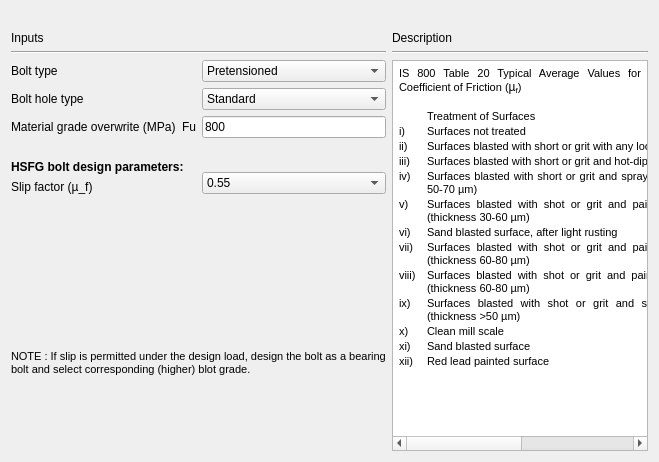
     <widget class="QWidget" name="tab_Bolt">
      <attribute name="title">
       <string>Bolt</string>
      </attribute>
      <layout class="QGridLayout" name="gridLayout_22">
       <item row="0" column="2">
        <widget class="QLabel" name="label_9">
         <property name="text">
          <string/>
         </property>
        </widget>
       </item>
       <item row="1" column="0" rowspan="2">
        <layout class="QGridLayout" name="gridLayout_21">
         <item row="0" column="0">
          <layout class="QGridLayout" name="gridLayout_16">
           <item row="1" column="0">
            <layout class="QGridLayout" name="gridLayout_14">
             <item row="0" column="0" colspan="2">
              <layout class="QGridLayout" name="gridLayout_9">
               <item row="0" column="0">
                <widget class="QLabel" name="label">
                 <property name="font">
                  <font>
                   <family>Arial</family>
                  </font>
                 </property>
                 <property name="text">
                  <string>Bolt type</string>
                 </property>
                </widget>
               </item>
               <item row="0" column="1" rowspan="3">
                <layout class="QGridLayout" name="gridLayout">
                 <item row="1" column="1">
                  <widget class="QComboBox" name="combo_boltHoleType">
                   <property name="font">
                    <font>
                     <family>Arial</family>
                    </font>
                   </property>
                   <property name="focusPolicy">
                    <enum>Qt::TabFocus</enum>
                   </property>
                   <item>
                    <property name="text">
                     <string>Standard</string>
                    </property>
                   </item>
                   <item>
                    <property name="text">
                     <string>Over-sized</string>
                    </property>
                   </item>
                  </widget>
                 </item>
                 <item row="2" column="0">
                  <widget class="QLabel" name="label_8">
                   <property name="text">
                    <string>Fu</string>
                   </property>
                  </widget>
                 </item>
                 <item row="2" column="1">
                  <widget class="QLineEdit" name="txt_boltFu">
                   <property name="font">
                    <font>
                     <family>Arial</family>
                    </font>
                   </property>
                   <property name="text">
                    <string>800</string>
                   </property>
                   <property name="alignment">
                    <set>Qt::AlignLeading|Qt::AlignLeft|Qt::AlignVCenter</set>
                   </property>
                   <property name="readOnly">
                    <bool>false</bool>
                   </property>
                  </widget>
                 </item>
                 <item row="0" column="1">
                  <widget class="QComboBox" name="comboBox">
                   <property name="font">
                    <font>
                     <family>Arial</family>
                    </font>
                   </property>
                   <item>
                    <property name="text">
                     <string>Pretensioned</string>
                    </property>
                   </item>
                   <item>
                    <property name="text">
                     <string>Non-pretensioned</string>
                    </property>
                   </item>
                  </widget>
                 </item>
                </layout>
               </item>
               <item row="2" column="0">
                <widget class="QLabel" name="label_4">
                 <property name="font">
                  <font>
                   <family>Arial</family>
                  </font>
                 </property>
                 <property name="text">
                  <string>Material grade overwrite (MPa)</string>
                 </property>
                </widget>
               </item>
               <item row="1" column="0">
                <widget class="QLabel" name="label_2">
                 <property name="font">
                  <font>
                   <family>Arial</family>
                  </font>
                 </property>
                 <property name="text">
                  <string>Bolt hole type</string>
                 </property>
                </widget>
               </item>
              </layout>
             </item>
             <item row="1" column="0">
              <layout class="QGridLayout" name="gridLayout_12">
               <item row="0" column="0">
                <spacer name="verticalSpacer_6">
                 <property name="orientation">
                  <enum>Qt::Vertical</enum>
                 </property>
                 <property name="sizeHint" stdset="0">
                  <size>
                   <width>168</width>
                   <height>13</height>
                  </size>
                 </property>
                </spacer>
               </item>
               <item row="1" column="0">
                <widget class="QLabel" name="label_7">
                 <property name="font">
                  <font>
                   <family>Arial</family>
                   <weight>75</weight>
                   <bold>true</bold>
                  </font>
                 </property>
                 <property name="text">
                  <string>HSFG bolt design parameters:</string>
                 </property>
                </widget>
               </item>
               <item row="2" column="0">
                <widget class="QLabel" name="label_15">
                 <property name="font">
                  <font>
                   <family>Arial</family>
                  </font>
                 </property>
                 <property name="text">
                  <string>Slip factor (µ_f)</string>
                 </property>
                </widget>
               </item>
              </layout>
             </item>
             <item row="1" column="1">
              <layout class="QGridLayout" name="gridLayout_11">
               <item row="0" column="0">
                <spacer name="verticalSpacer_5">
                 <property name="orientation">
                  <enum>Qt::Vertical</enum>
                 </property>
                 <property name="sizeHint" stdset="0">
                  <size>
                   <width>128</width>
                   <height>28</height>
                  </size>
                 </property>
                </spacer>
               </item>
               <item row="1" column="0">
                <widget class="QComboBox" name="combo_slipfactor">
                 <property name="minimumSize">
                  <size>
                   <width>0</width>
                   <height>0</height>
                  </size>
                 </property>
                 <property name="maximumSize">
                  <size>
                   <width>200</width>
                   <height>16777215</height>
                  </size>
                 </property>
                 <property name="font">
                  <font>
                   <family>Arial</family>
                  </font>
                 </property>
                 <property name="currentIndex">
                  <number>8</number>
                 </property>
                 <item>
                  <property name="text">
                   <string>0.2</string>
                  </property>
                 </item>
                 <item>
                  <property name="text">
                   <string>0.5</string>
                  </property>
                 </item>
                 <item>
                  <property name="text">
                   <string>0.1</string>
                  </property>
                 </item>
                 <item>
                  <property name="text">
                   <string>0.25</string>
                  </property>
                 </item>
                 <item>
                  <property name="text">
                   <string>0.3</string>
                  </property>
                 </item>
                 <item>
                  <property name="text">
                   <string>0.33</string>
                  </property>
                 </item>
                 <item>
                  <property name="text">
                   <string>0.48</string>
                  </property>
                 </item>
                 <item>
                  <property name="text">
                   <string>0.52</string>
                  </property>
                 </item>
                 <item>
                  <property name="text">
                   <string>0.55</string>
                  </property>
                 </item>
                </widget>
               </item>
              </layout>
             </item>
            </layout>
           </item>
           <item row="0" column="0">
            <layout class="QGridLayout" name="gridLayout_15">
             <item row="0" column="0">
              <widget class="QLabel" name="label_5">
               <property name="font">
                <font>
                 <family>Arial</family>
                </font>
               </property>
               <property name="text">
                <string>Inputs</string>
               </property>
              </widget>
             </item>
             <item row="1" column="0">
              <widget class="Line" name="line">
               <property name="orientation">
                <enum>Qt::Horizontal</enum>
               </property>
              </widget>
             </item>
            </layout>
           </item>
          </layout>
         </item>
         <item row="1" column="0">
          <spacer name="verticalSpacer">
           <property name="orientation">
            <enum>Qt::Vertical</enum>
           </property>
           <property name="sizeType">
            <enum>QSizePolicy::Fixed</enum>
           </property>
           <property name="sizeHint" stdset="0">
            <size>
             <width>17</width>
             <height>150</height>
            </size>
           </property>
          </spacer>
         </item>
         <item row="2" column="0">
          <layout class="QGridLayout" name="gridLayout_20">
           <item row="0" column="0">
            <widget class="QLabel" name="label_note">
             <property name="font">
              <font>
               <family>Arial</family>
               <pointsize>8</pointsize>
               <weight>50</weight>
               <italic>false</italic>
               <bold>false</bold>
              </font>
             </property>
             <property name="text">
              <string>NOTE : If slip is permitted under the design load, design the bolt as a bearing
bolt and select corresponding (higher) blot grade.</string>
             </property>
            </widget>
           </item>
           <item row="1" column="0">
            <spacer name="verticalSpacer_10">
             <property name="orientation">
              <enum>Qt::Vertical</enum>
             </property>
             <property name="sizeHint" stdset="0">
              <size>
               <width>20</width>
               <height>75</height>
              </size>
             </property>
            </spacer>
           </item>
          </layout>
         </item>
        </layout>
       </item>
       <item row="1" column="1" rowspan="2" colspan="2">
        <layout class="QGridLayout" name="gridLayout_19">
         <item row="0" column="0">
          <layout class="QGridLayout" name="gridLayout_8">
           <item row="0" column="0">
            <widget class="QLabel" name="label_3">
             <property name="font">
              <font>
               <family>Arial</family>
              </font>
             </property>
             <property name="text">
              <string>Description</string>
             </property>
            </widget>
           </item>
           <item row="1" column="0">
            <widget class="Line" name="line_4">
             <property name="orientation">
              <enum>Qt::Horizontal</enum>
             </property>
            </widget>
           </item>
          </layout>
         </item>
         <item row="1" column="0">
          <widget class="QTextBrowser" name="textBrowser">
           <property name="minimumSize">
            <size>
             <width>210</width>
             <height>320</height>
            </size>
           </property>
           <property name="html">
            <string>&lt;!DOCTYPE HTML PUBLIC &quot;-//W3C//DTD HTML 4.0//EN&quot; &quot;http://www.w3.org/TR/REC-html40/strict.dtd&quot;&gt;
&lt;html&gt;&lt;head&gt;&lt;meta name=&quot;qrichtext&quot; content=&quot;1&quot; /&gt;&lt;style type=&quot;text/css&quot;&gt;
p, li { white-space: pre-wrap; }
&lt;/style&gt;&lt;/head&gt;&lt;body style=&quot; font-family:'Arial'; font-size:7.8pt; font-weight:400; font-style:normal;&quot;&gt;
&lt;table border=&quot;0&quot; style=&quot; margin-top:0px; margin-bottom:0px; margin-left:0px; margin-right:0px;&quot; cellspacing=&quot;2&quot; cellpadding=&quot;0&quot;&gt;
&lt;tr&gt;
&lt;td colspan=&quot;3&quot;&gt;
&lt;p align=&quot;justify&quot; style=&quot; margin-top:12px; margin-bottom:12px; margin-left:0px; margin-right:0px; -qt-block-indent:0; text-indent:0px;&quot;&gt;&lt;span style=&quot; font-family:'MS Shell Dlg 2'; font-size:8pt;&quot;&gt;IS 800 Table 20 Typical Average Values for Coefficient of Friction (&lt;/span&gt;&lt;span style=&quot; font-family:'Calibri,sans-serif'; font-size:9pt;&quot;&gt;µ&lt;/span&gt;&lt;span style=&quot; font-family:'Calibri,sans-serif'; font-size:9pt; vertical-align:sub;&quot;&gt;f&lt;/span&gt;&lt;span style=&quot; font-family:'MS Shell Dlg 2'; font-size:8pt;&quot;&gt;)&lt;/span&gt;&lt;/p&gt;&lt;/td&gt;&lt;/tr&gt;&lt;/table&gt;
&lt;p align=&quot;justify&quot; style=&quot;-qt-paragraph-type:empty; margin-top:12px; margin-bottom:12px; margin-left:0px; margin-right:0px; -qt-block-indent:0; text-indent:0px; font-family:'MS Shell Dlg 2'; font-size:8pt;&quot;&gt;&lt;br /&gt;&lt;/p&gt;
&lt;table border=&quot;0&quot; style=&quot; margin-top:0px; margin-bottom:0px; margin-left:0px; margin-right:0px;&quot; cellspacing=&quot;2&quot; cellpadding=&quot;0&quot;&gt;
&lt;tr&gt;
&lt;td width=&quot;26&quot;&gt;&lt;/td&gt;
&lt;td width=&quot;383&quot;&gt;
&lt;p align=&quot;justify&quot; style=&quot; margin-top:12px; margin-bottom:12px; margin-left:0px; margin-right:0px; -qt-block-indent:0; text-indent:0px;&quot;&gt;&lt;span style=&quot; font-family:'MS Shell Dlg 2'; font-size:8pt;&quot;&gt;Treatment of Surfaces&lt;/span&gt;&lt;/p&gt;&lt;/td&gt;
&lt;td width=&quot;78&quot;&gt;
&lt;p align=&quot;justify&quot; style=&quot; margin-top:12px; margin-bottom:12px; margin-left:0px; margin-right:0px; -qt-block-indent:0; text-indent:0px;&quot;&gt;&lt;span style=&quot; font-family:'MS Shell Dlg 2'; font-size:8pt;&quot;&gt;  µ_f&lt;/span&gt;&lt;/p&gt;&lt;/td&gt;&lt;/tr&gt;
&lt;tr&gt;
&lt;td&gt;
&lt;p align=&quot;justify&quot; style=&quot; margin-top:12px; margin-bottom:12px; margin-left:0px; margin-right:0px; -qt-block-indent:0; text-indent:0px;&quot;&gt;&lt;span style=&quot; font-family:'MS Shell Dlg 2'; font-size:8pt;&quot;&gt;i)&lt;/span&gt;&lt;/p&gt;&lt;/td&gt;
&lt;td&gt;
&lt;p align=&quot;justify&quot; style=&quot; margin-top:12px; margin-bottom:12px; margin-left:0px; margin-right:0px; -qt-block-indent:0; text-indent:0px;&quot;&gt;&lt;span style=&quot; font-family:'MS Shell Dlg 2'; font-size:8pt;&quot;&gt;Surfaces not treated&lt;/span&gt;&lt;/p&gt;&lt;/td&gt;
&lt;td&gt;
&lt;p align=&quot;justify&quot; style=&quot; margin-top:12px; margin-bottom:12px; margin-left:0px; margin-right:0px; -qt-block-indent:0; text-indent:0px;&quot;&gt;&lt;span style=&quot; font-family:'MS Shell Dlg 2'; font-size:8pt;&quot;&gt;  0.2&lt;/span&gt;&lt;/p&gt;&lt;/td&gt;&lt;/tr&gt;
&lt;tr&gt;
&lt;td&gt;
&lt;p align=&quot;justify&quot; style=&quot; margin-top:12px; margin-bottom:12px; margin-left:0px; margin-right:0px; -qt-block-indent:0; text-indent:0px;&quot;&gt;&lt;span style=&quot; font-family:'MS Shell Dlg 2'; font-size:8pt;&quot;&gt;ii)&lt;/span&gt;&lt;/p&gt;&lt;/td&gt;
&lt;td&gt;
&lt;p align=&quot;justify&quot; style=&quot; margin-top:12px; margin-bottom:12px; margin-left:0px; margin-right:0px; -qt-block-indent:0; text-indent:0px;&quot;&gt;&lt;span style=&quot; font-family:'MS Shell Dlg 2'; font-size:8pt;&quot;&gt;Surfaces blasted with short or grit with any loose rust removed, no pitting&lt;/span&gt;&lt;/p&gt;&lt;/td&gt;
&lt;td&gt;
&lt;p align=&quot;justify&quot; style=&quot; margin-top:12px; margin-bottom:12px; margin-left:0px; margin-right:0px; -qt-block-indent:0; text-indent:0px;&quot;&gt;&lt;span style=&quot; font-family:'MS Shell Dlg 2'; font-size:8pt;&quot;&gt;  0.5&lt;/span&gt;&lt;/p&gt;&lt;/td&gt;&lt;/tr&gt;
&lt;tr&gt;
&lt;td&gt;
&lt;p align=&quot;justify&quot; style=&quot; margin-top:12px; margin-bottom:12px; margin-left:0px; margin-right:0px; -qt-block-indent:0; text-indent:0px;&quot;&gt;&lt;span style=&quot; font-family:'MS Shell Dlg 2'; font-size:8pt;&quot;&gt;iii)&lt;/span&gt;&lt;/p&gt;&lt;/td&gt;
&lt;td&gt;
&lt;p align=&quot;justify&quot; style=&quot; margin-top:12px; margin-bottom:12px; margin-left:0px; margin-right:0px; -qt-block-indent:0; text-indent:0px;&quot;&gt;&lt;span style=&quot; font-family:'MS Shell Dlg 2'; font-size:8pt;&quot;&gt;Surfaces blasted with short or grit and hot-dip galvanized&lt;/span&gt;&lt;/p&gt;&lt;/td&gt;
&lt;td&gt;
&lt;p align=&quot;justify&quot; style=&quot; margin-top:12px; margin-bottom:12px; margin-left:0px; margin-right:0px; -qt-block-indent:0; text-indent:0px;&quot;&gt;&lt;span style=&quot; font-family:'MS Shell Dlg 2'; font-size:8pt;&quot;&gt;  0.1&lt;/span&gt;&lt;/p&gt;&lt;/td&gt;&lt;/tr&gt;
&lt;tr&gt;
&lt;td&gt;
&lt;p align=&quot;justify&quot; style=&quot; margin-top:12px; margin-bottom:12px; margin-left:0px; margin-right:0px; -qt-block-indent:0; text-indent:0px;&quot;&gt;&lt;span style=&quot; font-family:'MS Shell Dlg 2'; font-size:8pt;&quot;&gt;iv)&lt;/span&gt;&lt;/p&gt;&lt;/td&gt;
&lt;td&gt;
&lt;p align=&quot;justify&quot; style=&quot; margin-top:12px; margin-bottom:12px; margin-left:0px; margin-right:0px; -qt-block-indent:0; text-indent:0px;&quot;&gt;&lt;span style=&quot; font-family:'MS Shell Dlg 2'; font-size:8pt;&quot;&gt;Surfaces blasted with short or grit and spray - metallized with zinc (thickness 50-70 µm)&lt;/span&gt;&lt;/p&gt;&lt;/td&gt;
&lt;td&gt;
&lt;p align=&quot;justify&quot; style=&quot; margin-top:12px; margin-bottom:12px; margin-left:0px; margin-right:0px; -qt-block-indent:0; text-indent:0px;&quot;&gt;&lt;span style=&quot; font-family:'MS Shell Dlg 2'; font-size:8pt;&quot;&gt;  0.25&lt;/span&gt;&lt;/p&gt;&lt;/td&gt;&lt;/tr&gt;
&lt;tr&gt;
&lt;td&gt;
&lt;p align=&quot;justify&quot; style=&quot; margin-top:12px; margin-bottom:12px; margin-left:0px; margin-right:0px; -qt-block-indent:0; text-indent:0px;&quot;&gt;&lt;span style=&quot; font-family:'MS Shell Dlg 2'; font-size:8pt;&quot;&gt;v)&lt;/span&gt;&lt;/p&gt;&lt;/td&gt;
&lt;td&gt;
&lt;p align=&quot;justify&quot; style=&quot; margin-top:12px; margin-bottom:12px; margin-left:0px; margin-right:0px; -qt-block-indent:0; text-indent:0px;&quot;&gt;&lt;span style=&quot; font-family:'MS Shell Dlg 2'; font-size:8pt;&quot;&gt;Surfaces blasted with shot or grit and painted with ethylzinc silicate coat (thickness 30-60 µm)&lt;/span&gt;&lt;/p&gt;&lt;/td&gt;
&lt;td&gt;
&lt;p align=&quot;justify&quot; style=&quot; margin-top:12px; margin-bottom:12px; margin-left:0px; margin-right:0px; -qt-block-indent:0; text-indent:0px;&quot;&gt;&lt;span style=&quot; font-family:'MS Shell Dlg 2'; font-size:8pt;&quot;&gt;  0.3&lt;/span&gt;&lt;/p&gt;&lt;/td&gt;&lt;/tr&gt;
&lt;tr&gt;
&lt;td&gt;
&lt;p align=&quot;justify&quot; style=&quot; margin-top:12px; margin-bottom:12px; margin-left:0px; margin-right:0px; -qt-block-indent:0; text-indent:0px;&quot;&gt;&lt;span style=&quot; font-family:'MS Shell Dlg 2'; font-size:8pt;&quot;&gt;vi)&lt;/span&gt;&lt;/p&gt;&lt;/td&gt;
&lt;td&gt;
&lt;p align=&quot;justify&quot; style=&quot; margin-top:12px; margin-bottom:12px; margin-left:0px; margin-right:0px; -qt-block-indent:0; text-indent:0px;&quot;&gt;&lt;span style=&quot; font-family:'MS Shell Dlg 2'; font-size:8pt;&quot;&gt;Sand blasted surface, after light rusting&lt;/span&gt;&lt;/p&gt;&lt;/td&gt;
&lt;td&gt;
&lt;p align=&quot;justify&quot; style=&quot; margin-top:12px; margin-bottom:12px; margin-left:0px; margin-right:0px; -qt-block-indent:0; text-indent:0px;&quot;&gt;&lt;span style=&quot; font-family:'MS Shell Dlg 2'; font-size:8pt;&quot;&gt;  0.52&lt;/span&gt;&lt;/p&gt;&lt;/td&gt;&lt;/tr&gt;
&lt;tr&gt;
&lt;td&gt;
&lt;p align=&quot;justify&quot; style=&quot; margin-top:12px; margin-bottom:12px; margin-left:0px; margin-right:0px; -qt-block-indent:0; text-indent:0px;&quot;&gt;&lt;span style=&quot; font-family:'MS Shell Dlg 2'; font-size:8pt;&quot;&gt;vii)&lt;/span&gt;&lt;/p&gt;&lt;/td&gt;
&lt;td&gt;
&lt;p align=&quot;justify&quot; style=&quot; margin-top:12px; margin-bottom:12px; margin-left:0px; margin-right:0px; -qt-block-indent:0; text-indent:0px;&quot;&gt;&lt;span style=&quot; font-family:'MS Shell Dlg 2'; font-size:8pt;&quot;&gt;Surfaces blasted with shot or grit and painted with ethylzinc silicate coat (thickness 60-80 µm)&lt;/span&gt;&lt;/p&gt;&lt;/td&gt;
&lt;td&gt;
&lt;p align=&quot;justify&quot; style=&quot; margin-top:12px; margin-bottom:12px; margin-left:0px; margin-right:0px; -qt-block-indent:0; text-indent:0px;&quot;&gt;&lt;span style=&quot; font-family:'MS Shell Dlg 2'; font-size:8pt;&quot;&gt;  0.3&lt;/span&gt;&lt;/p&gt;&lt;/td&gt;&lt;/tr&gt;
&lt;tr&gt;
&lt;td&gt;
&lt;p align=&quot;justify&quot; style=&quot; margin-top:12px; margin-bottom:12px; margin-left:0px; margin-right:0px; -qt-block-indent:0; text-indent:0px;&quot;&gt;&lt;span style=&quot; font-family:'MS Shell Dlg 2'; font-size:8pt;&quot;&gt;viii)&lt;/span&gt;&lt;/p&gt;&lt;/td&gt;
&lt;td&gt;
&lt;p align=&quot;justify&quot; style=&quot; margin-top:12px; margin-bottom:12px; margin-left:0px; margin-right:0px; -qt-block-indent:0; text-indent:0px;&quot;&gt;&lt;span style=&quot; font-family:'MS Shell Dlg 2'; font-size:8pt;&quot;&gt;Surfaces blasted with shot or grit and painted with alcalizinc silicate coat (thickness 60-80 µm)&lt;/span&gt;&lt;/p&gt;&lt;/td&gt;
&lt;td&gt;
&lt;p align=&quot;justify&quot; style=&quot; margin-top:12px; margin-bottom:12px; margin-left:0px; margin-right:0px; -qt-block-indent:0; text-indent:0px;&quot;&gt;&lt;span style=&quot; font-family:'MS Shell Dlg 2'; font-size:8pt;&quot;&gt;  0.3&lt;/span&gt;&lt;/p&gt;&lt;/td&gt;&lt;/tr&gt;
&lt;tr&gt;
&lt;td&gt;
&lt;p align=&quot;justify&quot; style=&quot; margin-top:12px; margin-bottom:12px; margin-left:0px; margin-right:0px; -qt-block-indent:0; text-indent:0px;&quot;&gt;&lt;span style=&quot; font-family:'MS Shell Dlg 2'; font-size:8pt;&quot;&gt;ix)&lt;/span&gt;&lt;/p&gt;&lt;/td&gt;
&lt;td&gt;
&lt;p align=&quot;justify&quot; style=&quot; margin-top:12px; margin-bottom:12px; margin-left:0px; margin-right:0px; -qt-block-indent:0; text-indent:0px;&quot;&gt;&lt;span style=&quot; font-family:'MS Shell Dlg 2'; font-size:8pt;&quot;&gt;Surfaces blasted with shot or grit and spray metallized with aluminium (thickness &amp;gt;50 µm)&lt;/span&gt;&lt;/p&gt;&lt;/td&gt;
&lt;td&gt;
&lt;p align=&quot;justify&quot; style=&quot; margin-top:12px; margin-bottom:12px; margin-left:0px; margin-right:0px; -qt-block-indent:0; text-indent:0px;&quot;&gt;&lt;span style=&quot; font-family:'MS Shell Dlg 2'; font-size:8pt;&quot;&gt;  0.5&lt;/span&gt;&lt;/p&gt;&lt;/td&gt;&lt;/tr&gt;
&lt;tr&gt;
&lt;td&gt;
&lt;p align=&quot;justify&quot; style=&quot; margin-top:12px; margin-bottom:12px; margin-left:0px; margin-right:0px; -qt-block-indent:0; text-indent:0px;&quot;&gt;&lt;span style=&quot; font-family:'MS Shell Dlg 2'; font-size:8pt;&quot;&gt;x)&lt;/span&gt;&lt;/p&gt;&lt;/td&gt;
&lt;td&gt;
&lt;p align=&quot;justify&quot; style=&quot; margin-top:12px; margin-bottom:12px; margin-left:0px; margin-right:0px; -qt-block-indent:0; text-indent:0px;&quot;&gt;&lt;span style=&quot; font-family:'MS Shell Dlg 2'; font-size:8pt;&quot;&gt;Clean mill scale&lt;/span&gt;&lt;/p&gt;&lt;/td&gt;
&lt;td&gt;
&lt;p align=&quot;justify&quot; style=&quot; margin-top:12px; margin-bottom:12px; margin-left:0px; margin-right:0px; -qt-block-indent:0; text-indent:0px;&quot;&gt;&lt;span style=&quot; font-family:'MS Shell Dlg 2'; font-size:8pt;&quot;&gt;  0.33&lt;/span&gt;&lt;/p&gt;&lt;/td&gt;&lt;/tr&gt;
&lt;tr&gt;
&lt;td&gt;
&lt;p align=&quot;justify&quot; style=&quot; margin-top:12px; margin-bottom:12px; margin-left:0px; margin-right:0px; -qt-block-indent:0; text-indent:0px;&quot;&gt;&lt;span style=&quot; font-family:'MS Shell Dlg 2'; font-size:8pt;&quot;&gt;xi)&lt;/span&gt;&lt;/p&gt;&lt;/td&gt;
&lt;td&gt;
&lt;p align=&quot;justify&quot; style=&quot; margin-top:12px; margin-bottom:12px; margin-left:0px; margin-right:0px; -qt-block-indent:0; text-indent:0px;&quot;&gt;&lt;span style=&quot; font-family:'MS Shell Dlg 2'; font-size:8pt;&quot;&gt;Sand blasted surface&lt;/span&gt;&lt;/p&gt;&lt;/td&gt;
&lt;td&gt;
&lt;p align=&quot;justify&quot; style=&quot; margin-top:12px; margin-bottom:12px; margin-left:0px; margin-right:0px; -qt-block-indent:0; text-indent:0px;&quot;&gt;&lt;span style=&quot; font-family:'MS Shell Dlg 2'; font-size:8pt;&quot;&gt;  0.48&lt;/span&gt;&lt;/p&gt;&lt;/td&gt;&lt;/tr&gt;
&lt;tr&gt;
&lt;td&gt;
&lt;p align=&quot;justify&quot; style=&quot; margin-top:12px; margin-bottom:12px; margin-left:0px; margin-right:0px; -qt-block-indent:0; text-indent:0px;&quot;&gt;&lt;span style=&quot; font-family:'MS Shell Dlg 2'; font-size:8pt;&quot;&gt;xii)&lt;/span&gt;&lt;/p&gt;&lt;/td&gt;
&lt;td&gt;
&lt;p align=&quot;justify&quot; style=&quot; margin-top:12px; margin-bottom:12px; margin-left:0px; margin-right:0px; -qt-block-indent:0; text-indent:0px;&quot;&gt;&lt;span style=&quot; font-family:'MS Shell Dlg 2'; font-size:8pt;&quot;&gt;Red lead painted surface&lt;/span&gt;&lt;/p&gt;&lt;/td&gt;
&lt;td&gt;
&lt;p align=&quot;justify&quot; style=&quot; margin-top:12px; margin-bottom:12px; margin-left:0px; margin-right:0px; -qt-block-indent:0; text-indent:0px;&quot;&gt;&lt;span style=&quot; font-family:'MS Shell Dlg 2'; font-size:8pt;&quot;&gt;  0.1&lt;/span&gt;&lt;/p&gt;
&lt;p align=&quot;justify&quot; style=&quot;-qt-paragraph-type:empty; margin-top:12px; margin-bottom:12px; margin-left:0px; margin-right:0px; -qt-block-indent:0; text-indent:0px; font-family:'MS Shell Dlg 2'; font-size:8pt;&quot;&gt;&lt;br /&gt;&lt;/p&gt;&lt;/td&gt;&lt;/tr&gt;&lt;/table&gt;&lt;/body&gt;&lt;/html&gt;</string>
           </property>
          </widget>
         </item>
        </layout>
       </item>
       <item row="2" column="2">
        <widget class="QLabel" name="label_11">
         <property name="font">
          <font>
           <family>Arial</family>
          </font>
         </property>
         <property name="text">
          <string/>
         </property>
        </widget>
       </item>
      </layout>
     </widget>
